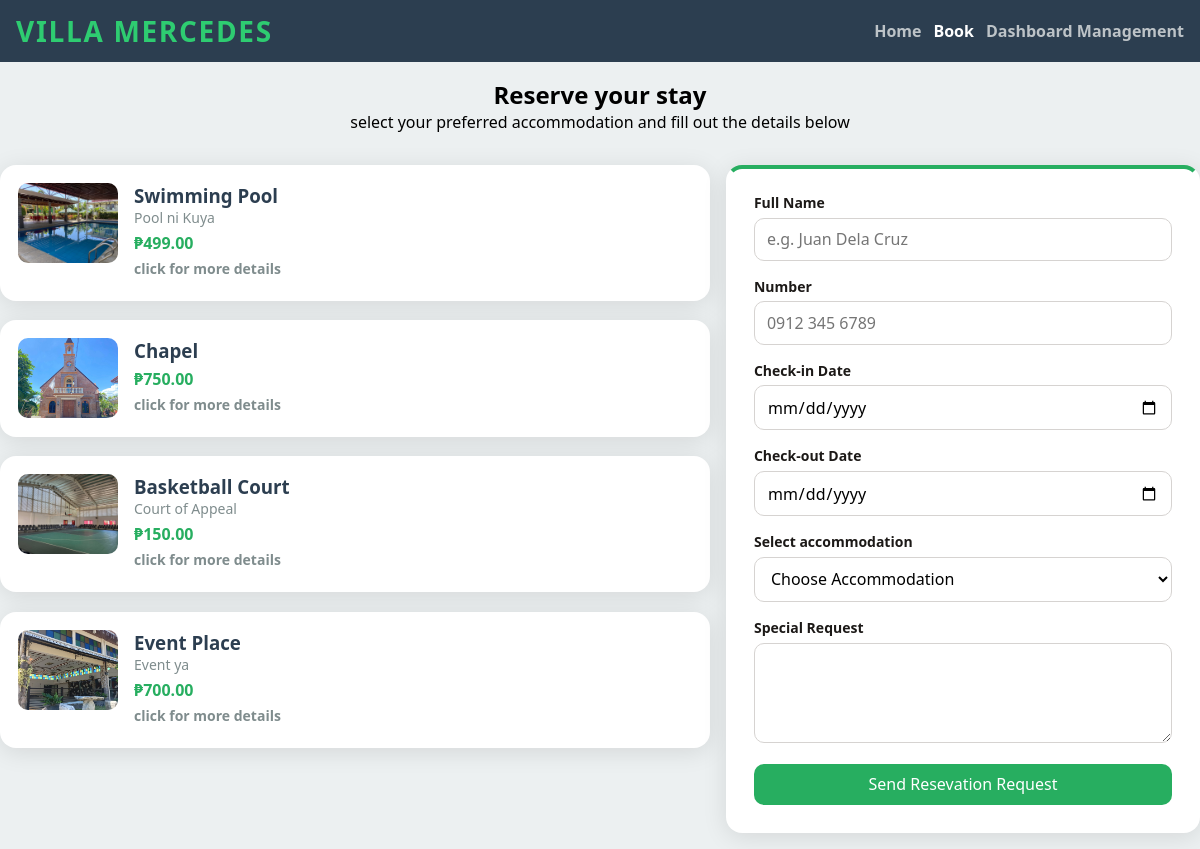
Page /book.php (signed in) on the committed database.
### tables this page shows
CREATE TABLE IF NOT EXISTS `facilities` (
  `id` int NOT NULL AUTO_INCREMENT,
  `name` varchar(255) NOT NULL,
  `description` text NOT NULL,
  `image_filename` varchar(255) DEFAULT NULL,
  `capacity` int NOT NULL,
  `rate_amount` decimal(10,2) NOT NULL,
  `rate_unit` enum('Per Day','Per Session') NOT NULL,
  `created_at` timestamp NULL DEFAULT CURRENT_TIMESTAMP,
  PRIMARY KEY (`id`)
);

### utils/helper.php (called while the page is built, shortened)
<?php
function url(string $path = ''): string
{
    $base = '/villa-mercedes';
    $path = ltrim($path, '/');
    return $base . '/' . $path;
}
function e(?string $value): string
{
    return htmlspecialchars((string) $value, ENT_QUOTES | ENT_HTML5, 'UTF-8');
}

### book.php (the view, shortened to what this page needs)
<?php
require_once 'utils/helper.php';
$currentPage = basename($_SERVER['PHP_SELF']);
$conn = connection();
$stmt = $conn->prepare("SELECT * FROM facilities");
$stmt->execute();
$result = $stmt->get_result();
?>
<!DOCTYPE html>
<html lang="en">
<head>
    <link rel="stylesheet" href="./resources/css/header-footer.css">
    <link rel="stylesheet" href="./resources/css/booking-page.css">
</head>
<body>
<header>
    <div class="header-container">
        <a href="<?= e(url('index.php')) ?>" class="brand-label">Villa Mercedes</a>
        <div class="header-nav">
            <a href="<?= e(url('index.php')) ?>" class="<?= $currentPage === 'index.php' ? 'is-active' : '' ?>">Home</a>
            <a href="<?= e(url('book.php')) ?>" class="<?= $currentPage === 'book.php' ? 'is-active' : '' ?>">Book</a>
            <a href="<?= e(url('login.php')) ?>" class="<?= $currentPage === 'dashboard.php' ? 'is-active' : '' ?>">
                    <?= isset($_SESSION['user']) ? 'Dashboard Management' : 'Login' ?>
            </a>
        </div>
    </div>
</header>
<main class="main-booking">
    <div class="header-block">
        <h2>Reserve your stay</h2>
        <p>select your preferred accommodation and fill out the details below</p>
    </div>
    <div class="facility-form-wrapper">
        <div class="facility-card-selector">
            <?php if($result->num_rows > 0): ?>
                <?php while($row = $result->fetch_assoc()): ?>
                    <div class="facility-card" data-value="<?= e($row['name']) ?>">
                        <img src="<?= e(url('resources/img/') . $row['image_filename']) ?>"
                            alt="<?= e($row['image_filename']) ?>"
                            width="100px">
                        <div class="card-info">
                            <h3><?= e($row['name']) ?></h3>
                            <p><?= e($row['description']) ?></p>
                            <p class="rate"><?= e('₱' . $row['rate_amount']) ?></p>
                            <p class="more-detail">click for more details</p>
                        </div>
                    </div>
                <?php endwhile; ?>
            <?php else: ?>
                <p class="no-data">No Facilities Yet</p>
            <?php endif; ?>
        </div>
        <form action="repositories/bookingRepository.php" method="POST" class="booking-form">
            <div class="form-row">
                <label for="fullname">Full Name</label>
                <input type="text" name="fullname" id="fullname" placeholder="e.g. Juan Dela Cruz" required>
            </div>
            <div class="form-row">
                <label for="number">Number</label>
                <input type="text" name="number" id="number" placeholder="0912 345 6789" required>
            </div>
            <div class="form-row">
                <label for="check-in-date">Check-in Date</label>
                <input type="date" name="check-in-date" id="check-in-date" required>
            </div>
            <div class="form-row">
                <label for="check-out-date">Check-out Date</label>
                <input type="date" name="check-out-date" id="check-out-date" required>
            </div>
            <div class="form-row">
                <label for="facility">Select accommodation</label>
                <select name="facility" id="facility">
                    <option value="">Choose Accommodation</option>
                </select>
            </div>
            <div class="form-row">
                <label for="request">Special Request</label>
                <textarea name="request" id="request"></textarea>
            </div>
            <button type="submit" class="form-row form-btn">Send Resevation Request</button>
        </form>
    </div>
</main>
</body>
</html>

### resources/css/header-footer.css (style rules this page uses)
* { box-sizing: border-box; padding: 0; margin: 0; font-family: 'Segoe UI', Tahoma, "Geneva", Verdana, sans-serif; }
html { background-color: #ECF0F1; }
header { background-color: #2c3e50; }
.header-container { max-width: 75rem; margin: 0 auto; display: flex; justify-content: space-between; padding: 0.75rem 1rem; align-items: center; }
.brand-label { font-size: 28px; font-weight: 700; letter-spacing: 0.06em; text-transform: uppercase; color: #2ecc71; text-decoration: none; }
.header-nav { display: flex; align-items: center; gap: 0.75rem; }
.header-nav a { color: #bdc3c7; font-weight: 600; font-size: 16px; text-decoration: none; }
.header-nav a.is-active { color: #fff; }

### resources/css/booking-page.css (style rules this page uses)
.main-booking { display: block; }
.header-block, .facility-form-wrapper { max-width: 75rem; margin: 0 auto; padding: 1rem 0; gap: 1rem; }
.header-block { text-align: center; }
.facility-form-wrapper { display: flex; }
.facility-card-selector { width: 60%; }
.facility-card { display: flex; background-color: #fff; padding: 1rem; border-radius: 1rem; box-shadow: 0 4px 24px rgba(0, 0, 0, 0.1); margin-bottom: 1.2rem; border: 2px solid transparent; }
.facility-card img { width: 100px; height: 80px; border-radius: 10px; object-fit: cover; object-position: center; }
.card-info { padding: 0 1rem; }
.card-info h3 { color: #2C3E50; }
.card-info p { color: #7F8C8D; font-size: 14px; margin-bottom: 5px; }
.card-info .rate { font-size: 1rem; color: #27AE60; font-weight: 900; }
.card-info .more-detail { font-weight: 700; }
.booking-form { padding: 1.5rem; background-color: #fff; width: 40%; border-radius: 1rem; border: 4px solid transparent; border-top-color: #27AE60; box-shadow: 0 4px 24px rgba(0, 0, 0, 0.1); }
.form-row { width: 100%; display: block; }
label { display: block; font-weight: 600; font-size: 0.875rem; margin-bottom: 0.35rem; color: #1c1917; }
input, select, textarea { width: 100%; padding: 0.6rem 0.75rem; border: 1px solid #d6d3d1; border-radius: 10px; font: inherit; background: #ffffff; margin-bottom: 1rem; }
textarea { max-width: 100%; min-width: 100%; max-height: 100%; min-height: 100px; }
.form-btn { padding: 0.6rem 0.75rem; border-radius: 10px; outline: none; color: #fff; background-color: #27AE60; font-size: 16px; font: inherit; font-weight: 500; cursor: pointer; border: none; }

### rows in the picture
facilities: image_filename (picture), name "Swimming Pool", description "Pool ni Kuya", rate_amount "₱499.00"
facilities: image_filename (picture), name "Chapel", rate_amount "₱750.00"
facilities: image_filename (picture), name "Basketball Court", description "Court of Appeal", rate_amount "₱150.00"
facilities: image_filename (picture), name "Event Place", description "Event ya", rate_amount "₱700.00"
